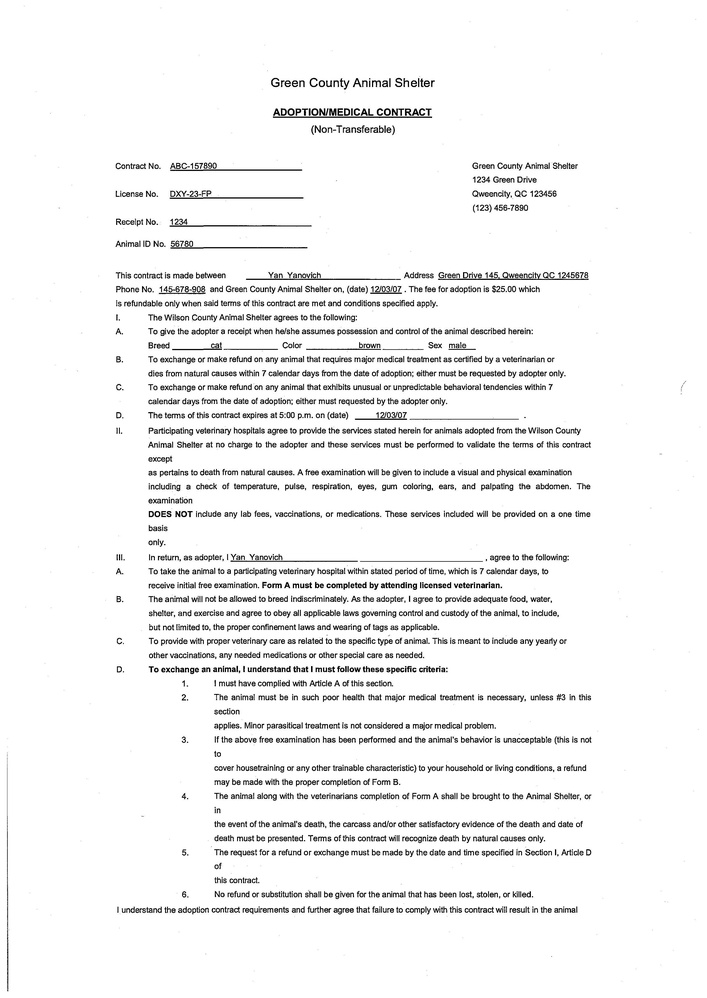
#> input picture Picture_003.jpg, 707 x 998 px, shrunk from 2484 x 3509 before the run, found by its file name
$ python ocr_project.py
#> lines starting #> are read from the running program, lines starting #| are printed output that depends on the picture
import cv2
import pytesseract
import numpy as np
import matplotlib.pyplot as plt

# Set Tesseract path
pytesseract.pytesseract.tesseract_cmd = R"C:\Program Files\Tesseract-OCR\tesseract.exe"

# Load the image
image_path = R"D:\OCR\Picture_003.jpg"  # Use raw string to avoid path errors
img = cv2.imread(image_path, 0)  # Load in grayscale
#> img is the input picture: shape (998, 707); min 0, max 255, mean 242.6
 # Enhance contrast
# Check if image is loaded
if img is None:
    raise FileNotFoundError("Image not found. Check the file path.")

# Display the image
plt.imshow(img, cmap='gray')
plt.title("Original Image")
plt.show()

# Sharpen the image
def sharpen_image(im):
    kernel = np.array([[0, -1, 0], [-1, 5, -1], [0, -1, 0]])  # Sharpening kernel
    im = cv2.filter2D(im, -1, kernel)
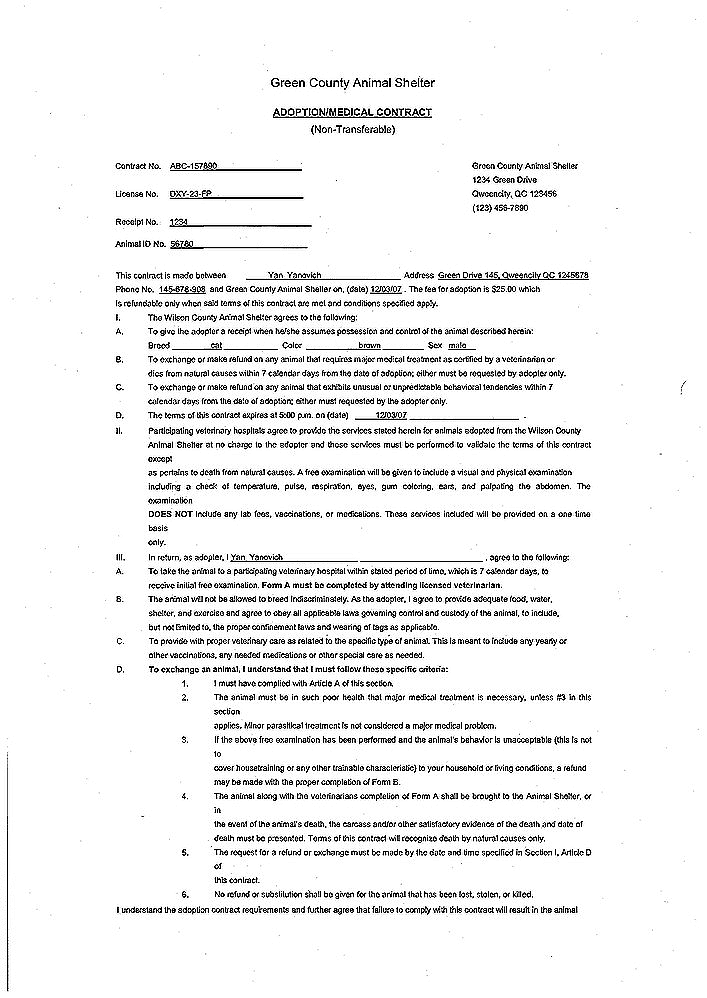
#> im: shape (998, 707); min 0, max 255, mean 240.1
    return im

img = sharpen_image(img)

plt.imshow(img, cmap='gray')
plt.title("Sharpened Image")
plt.show()

# Apply adaptive thresholding
img_thresh = cv2.adaptiveThreshold(img, 255, cv2.ADAPTIVE_THRESH_GAUSSIAN_C, cv2.THRESH_BINARY, 11, 2)
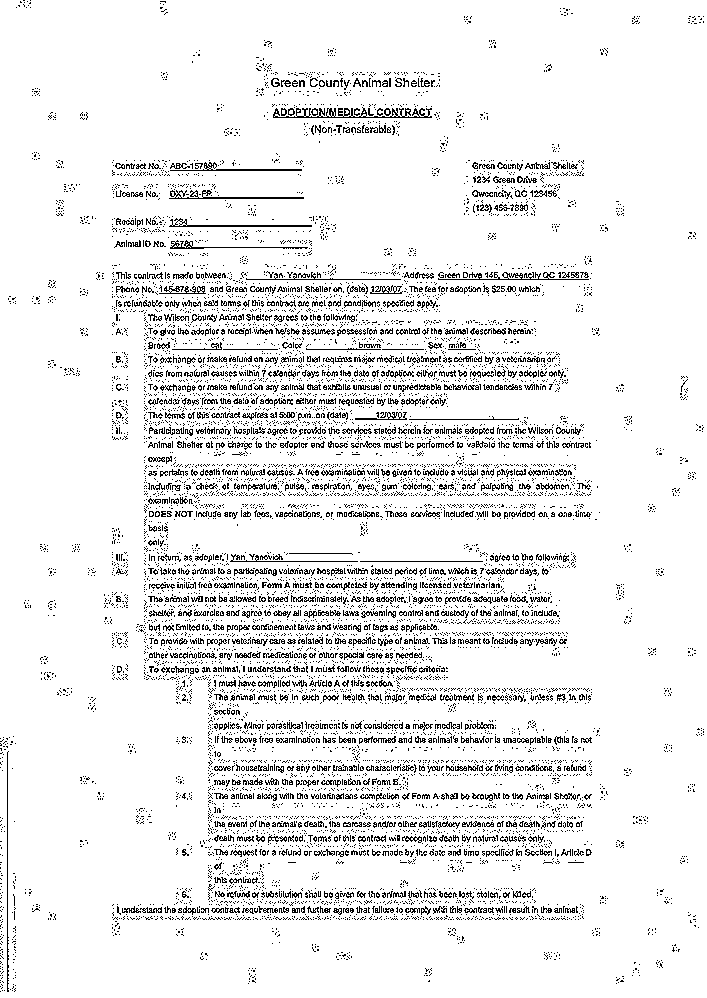
#> img_thresh: shape (998, 707); 92.1% white; black in thin lines or dots

# Invert for better OCR detection
img_thresh = 255 - img_thresh
#> img_thresh: shape (998, 707); 7.9% white in thin lines or dots

plt.imshow(img_thresh, cmap='gray')
plt.title("Thresholded Image")
plt.show()

# Align text
def align_text(im):
    coords = np.column_stack(np.where(im > 0))
#> coords = 55496 pairs, first value 0 to 991, second value 0 to 703
    angle = cv2.minAreaRect(coords)[-1]
#> angle = -90
    if angle < -45:
        angle = -(90 + angle)
#> angle = 0
    else:
        angle = -angle

    h, w = im.shape
#> h = 998; w = 707
    center = (w // 2, h // 2)
#> center = (353, 499)
    M = cv2.getRotationMatrix2D(center, angle, 1.0)
#> M = [[1, 0, 0], [0, 1, 0]]
    rotated = cv2.warpAffine(im, M, (w, h), flags=cv2.INTER_CUBIC, borderMode=cv2.BORDER_REPLICATE)
    return rotated

img = align_text(img_thresh)

plt.imshow(img, cmap='gray')
plt.title("Aligned Image")
plt.show()

# Split Image into Rows
a = np.sum(img == 255, axis=1)
#> a = 998 values, max 313 at index 279, min 0 at index 24, mean 55.61
rows = []
seg = []

for i in range(len(a)):
    if a[i] > 0:
        seg.append(i)
    if (a[i] == 0) and (len(seg) >= 5):
        rows.append(seg)
        seg = []
#> after the loop, rows = 6 items; seg = []
if len(seg) > 0:
    rows.append(seg)

# Check if any text is detected
if not rows:
    print("No text detected.")
    exit()

# Display one detected line
plt.imshow(img[rows[0][0]:rows[0][-1], :], cmap='gray')
plt.title("One Line of Text")
plt.show()
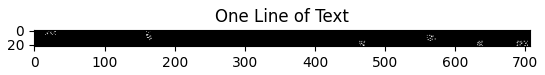
#> figure drawn by matplotlib, 1 panel

# Extract Text Using OCR
custom_config = r'--oem 3 --psm 6'  # OCR Engine Mode and Page Segmentation Mode
output_text = []

for i, row in enumerate(rows):
#> (the run stopped early here; a loop or call above may not have finished)
